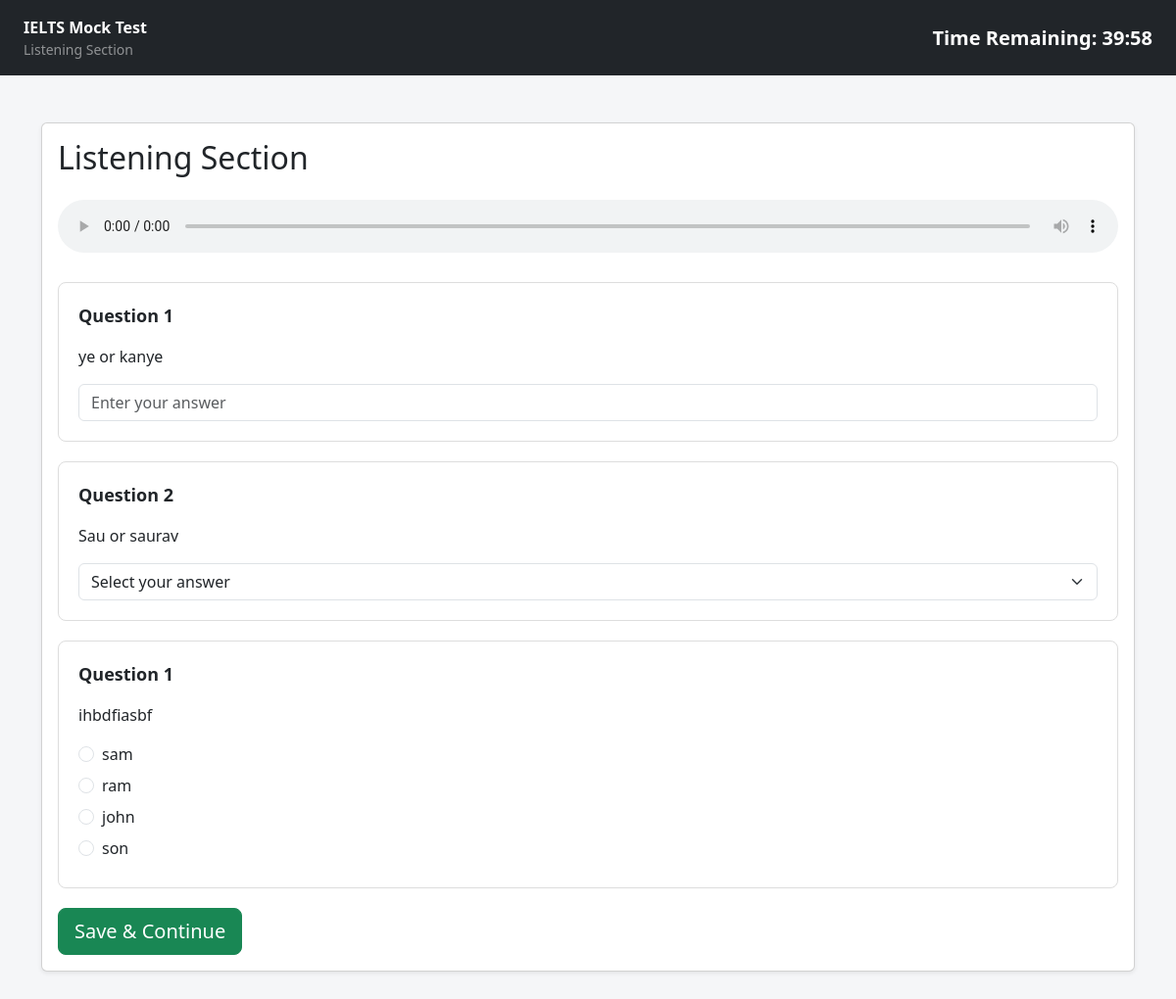
Screenshot of /examiner/tests/2/take/ with the database file from the repository.
### exams/models.py (models this page shows, shortened)
class Section(models.Model):
    SECTION_TYPES = [
        ("listening", "Listening"),
        ("reading", "Reading"),
        ("writing", "Writing"),
        ("speaking", "Speaking"),
    ]
    test = models.ForeignKey(
        MockTest,
        on_delete=models.CASCADE,
        related_name="sections"
    )
    section_type = models.CharField(
        max_length=20,
        choices=SECTION_TYPES
    )
    title = models.CharField(
        max_length=200
    )
    order = models.PositiveIntegerField(
        default=1
    )

class AudioMaterial(models.Model):
    section = models.ForeignKey(
        Section,
        on_delete=models.CASCADE,
        related_name="audio_files"
    )
    title = models.CharField(
        max_length=200
    )
    audio_file = models.FileField(
        upload_to="listening/"
    )

class Question(models.Model):
    QUESTION_TYPES = [
        ("mcq", "Multiple Choice"),
        ("true_false", "True / False / Not Given"),
        ("fill_blank", "Fill in the Blank"),
        ("matching", "Matching"),
        ("short_answer", "Short Answer"),
        ("writing_task_1", "Writing Task 1"),
        ("writing_task_2", "Writing Task 2"),
        ("essay", "Essay"),
        ("speaking", "Speaking"),
    ]
    section = models.ForeignKey(
        Section,
        on_delete=models.CASCADE,
        related_name="questions"
    )
    reading_passage = models.ForeignKey(
        ReadingPassage,
        on_delete=models.SET_NULL,
        related_name="questions",
        null=True,
        blank=True
    )
    question_text = models.TextField()
    correct_answer = models.TextField(
        blank=True
    )
    task_image = models.ImageField(
        upload_to="writing/",
        null=True,
        blank=True
    )
    question_type = models.CharField(
        max_length=30,
        choices=QUESTION_TYPES
    )
    marks = models.PositiveIntegerField(
        default=1
    )
    order = models.PositiveIntegerField(
        default=1
    )

class AnswerOption(models.Model):
    question = models.ForeignKey(
        Question,
        on_delete=models.CASCADE,
        related_name="options"
    )
    option_text = models.CharField(
        max_length=500
    )
    is_correct = models.BooleanField(
        default=False
    )

### exams/views.py (the view, shortened to what this page needs)
def take_test(request, test_id):
    test = get_object_or_404(
        MockTest,
        id=test_id,
        is_published=True
    )
    session_test_id = request.session.get(
        "exam_test_id"
    )
    exam_start_time = request.session.get(
        "exam_start_time"
    )
    exam_section_index = request.session.get(
        "exam_section_index"
    )
    if (
        session_test_id != test.id
        or not exam_start_time
        or exam_section_index is None
    ):
        request.session["exam_test_id"] = test.id
        request.session["exam_start_time"] = (
            timezone.now().timestamp()
        )
        request.session["exam_section_index"] = 0
        exam_start_time = request.session[
            "exam_start_time"
        ]
        exam_section_index = 0
    sections = list(
        test.sections
        .all()
        .order_by("order")
    )
    current_section = sections[
        exam_section_index
    ]
    current_section.exam_questions = (
        current_section.questions
        .all()
        .order_by("order")
    )
    current_section.exam_passages = (
        current_section.reading_passages
        .all()
        .order_by("order")
    )
    return render(
        request,
        "exams/take_test.html",
        {
            "test": test,
            "sections": sections,
            "current_section": current_section,
            "exam_start_time": exam_start_time,
            "exam_section_index": exam_section_index,
            "total_sections": len(sections),
        }
    )

### exams/templates/exams/take_test.html (shortened to what this page needs)
<!DOCTYPE html>
<html lang="en">
<head>
    <link
        href="https://cdn.jsdelivr.net/npm/bootstrap@5.3.3/dist/css/bootstrap.min.css"
        rel="stylesheet"
    >
</head>
<body>
<div class="exam-header">
    <div class="container-fluid px-4">
        <div class="d-flex justify-content-between align-items-center py-3">
            <div>
                <strong>
                    IELTS Mock Test
                </strong>
                <div class="small text-white-50">
                    {{ current_section.title }}
                </div>
            </div>
            <div class="timer">
                Time Remaining:
                <span id="timer">
                </span>
            </div>
        </div>
    </div>
</div>
{% if current_section.section_type == "reading" %}
<div class="container-fluid">
    <div class="row">
        <div class="col-lg-6 passage-panel">
            <h4 class="mb-4">
                Reading
            </h4>
            {% for passage in current_section.exam_passages %}
                <div
                    id="passage-{{ passage.order }}"
                    class="mb-5"
                >
                    <div class="passage-title">
                        <h3>
                            Passage {{ passage.order }}
                        </h3>
                        <h5 class="text-muted">
                            {{ passage.title }}
                        </h5>
                    </div>
                    <div class="passage-text">
                        {{ passage.passage_text }}
                    </div>
                </div>
            {% empty %}
                <div class="alert alert-warning">
                    No reading passages have been added yet.
                </div>
            {% endfor %}
        </div>
        <div class="col-lg-6 question-panel">
            <div>
                <h5 class="mb-3">
                    Questions
                </h5>
                <div class="question-nav">
                    {% for passage in current_section.exam_passages %}
                        {% for question in passage.questions.all %}
                            <a
                                href="#question-{{ question.id }}"
                                title="Question {{ question.order }}"
                            >
                                {{ question.order }}
                            </a>
                        {% endfor %}
                    {% endfor %}
                </div>
            </div>
            <form
                method="POST"
                id="exam-form"
            >
                {% csrf_token %}
                {% for passage in current_section.exam_passages %}
                    <div class="mb-5">
                        <div class="alert alert-secondary">
                            <strong>
                                Passage {{ passage.order }}
                            </strong>
                            —
                            {{ passage.title }}
                        </div>
                        {% for question in passage.questions.all %}
                            <div
                                class="question-card"
                                id="question-{{ question.id }}"
                            >
                                <div class="question-number mb-3">
                                    Question {{ question.order }}
                                </div>
                                <p class="mb-3">
                                    {{ question.question_text }}
                                </p>
                                {% if question.question_type == "mcq" %}
                                    {% for option in question.options.all %}
                                        <div class="form-check mb-2">
                                            <input
                                                class="form-check-input"
                                                type="radio"
                                                name="question_{{ question.id }}"
                                                value="{{ option.id }}"
                                                id="option_{{ option.id }}"
                                            >
                                            <label
                                                class="form-check-label"
                                                for="option_{{ option.id }}"
                                            >
                                                {{ option.option_text }}
                                            </label>
                                        </div>
                                    {% endfor %}
                                {% elif question.question_type == "true_false" %}
                                    <div class="mb-3">
                                        <select
                                            name="question_{{ question.id }}"
                                            class="form-select"
                                        >
                                            <option value="">
                                                Select your answer
                                            </option>
                                            <option value="True">
                                                True
                                            </option>
                                            <option value="False">
                                                False
                                            </option>
                                            <option value="Not Given">
                                                Not Given
                                            </option>
                                        </select>
                                    </div>
                                {% elif question.question_type == "fill_blank" %}
                                    <input
                                        type="text"
                                        name="question_{{ question.id }}"
                                        class="form-control"
                                        placeholder="Enter your answer"
                                    >
                                {% elif question.question_type == "short_answer" %}
                                    <input
                                        type="text"
                                        name="question_{{ question.id }}"
                                        class="form-control"
                                        placeholder="Enter your answer"
                                    >
                                {% elif question.question_type == "matching" %}
                                    <input
                                        type="text"
                                        name="question_{{ question.id }}"
                                        class="form-control"
                                        placeholder="Enter your answer"
                                    >
                                {% elif question.question_type == "essay" %}
                                    <textarea
                                        name="question_{{ question.id }}"
                                        class="form-control"
                                        rows="8"
                                        placeholder="Write your answer here..."
                                    ></textarea>
                                {% elif question.question_type == "speaking" %}
                                    <textarea
                                        name="question_{{ question.id }}"
                                        class="form-control"
                                        rows="5"
                                        placeholder="Enter your response..."
                                    ></textarea>
                                {% endif %}
                            </div>
                        {% endfor %}
                    </div>
                {% endfor %}
                <div class="text-center py-4">
                    <button
                        type="submit"
                        class="btn btn-success btn-lg px-5"
                    >
                        Save & Continue
                    </button>
                </div>
            </form>
        </div>
    </div>
</div>
{% else %}
<div class="container py-5">
    <div class="card shadow-sm">
        <div class="card-body">
            <h2 class="mb-4">
                {{ current_section.title }}
            </h2>
            {% if current_section.section_type == "listening" %}
                {% for audio in current_section.audio_files.all %}
                    <audio
                        controls
                        class="w-100 mb-4"
                    >
                        <source
                            src="{{ audio.audio_file.url }}"
                        >
                    </audio>
                {% endfor %}
            {% endif %}
            <form
                method="POST"
                id="exam-form"
            >
                {% for question in current_section.questions.all %}
                    <div class="question-card">
                        <div class="question-number mb-3">
                            Question {{ question.order }}
                        </div>
                        <p>
                            {{ question.question_text }}
                        </p>
                        {% if question.question_type == "mcq" %}
                            {% for option in question.options.all %}
                                <div class="form-check mb-2">
                                    <input
                                        class="form-check-input"
                                        type="radio"
                                        name="question_{{ question.id }}"
                                        value="{{ option.id }}"
                                    >
                                    <label class="form-check-label">
                                        {{ option.option_text }}
                                    </label>
                                </div>
                            {% endfor %}
                        {% elif question.question_type == "true_false" %}
                            <select
                                name="question_{{ question.id }}"
                                class="form-select"
                            >
                                <option value="">
                                    Select your answer
                                </option>
                            </select>
                        {% else %}
                            <input
                                type="text"
                                name="question_{{ question.id }}"
                                class="form-control"
                                placeholder="Enter your answer"
                            >
                        {% endif %}
                    </div>
                {% endfor %}
                <button
                    type="submit"
                    class="btn btn-success btn-lg"
                >
                    Save & Continue
                </button>
            </form>
        </div>
    </div>
</div>
{% endif %}
</body>
</html>

### exams/templates/exams/take_test.html (style rules this page uses)
body { background: #f5f6f8; }
.exam-header { position: sticky; top: 0; z-index: 1000; background: #212529; color: white; }
.question-card { background: white; border: 1px solid #ddd; border-radius: 8px; padding: 20px; margin-bottom: 20px; }
.question-number { font-weight: bold; font-size: 18px; }
.timer { font-size: 20px; font-weight: bold; }

### rows the page displays
Section: title "Listening Section"
Question: order "1", question_text "ye or kanye"
Question: order "2", question_text "Sau or saurav"
Question: order "1", question_text "ihbdfiasbf"
AnswerOption: option_text "sam"
AnswerOption: option_text "ram"
AnswerOption: option_text "john"
AnswerOption: option_text "son"
